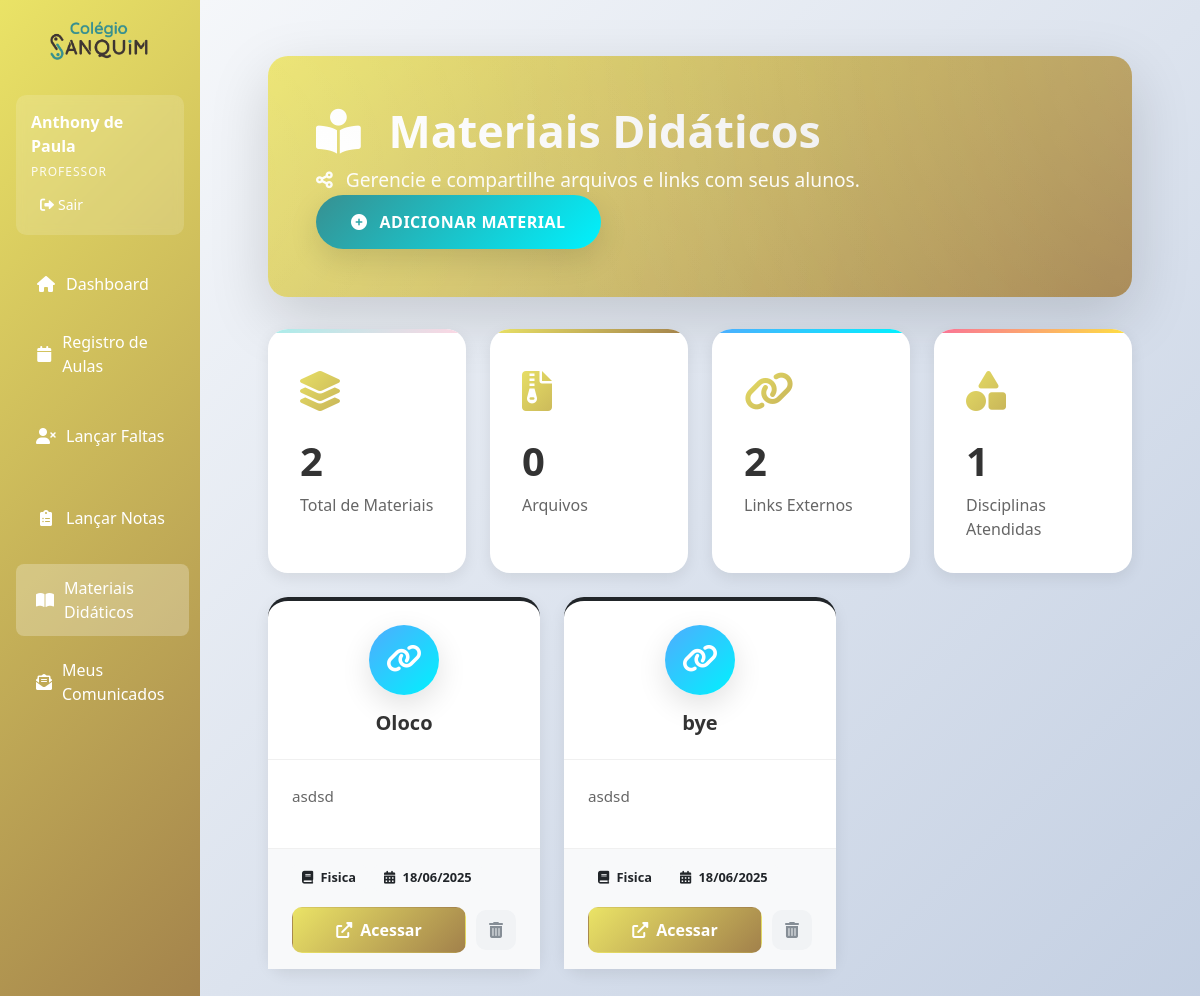
Before: /materiais (signed in) with the older database file.
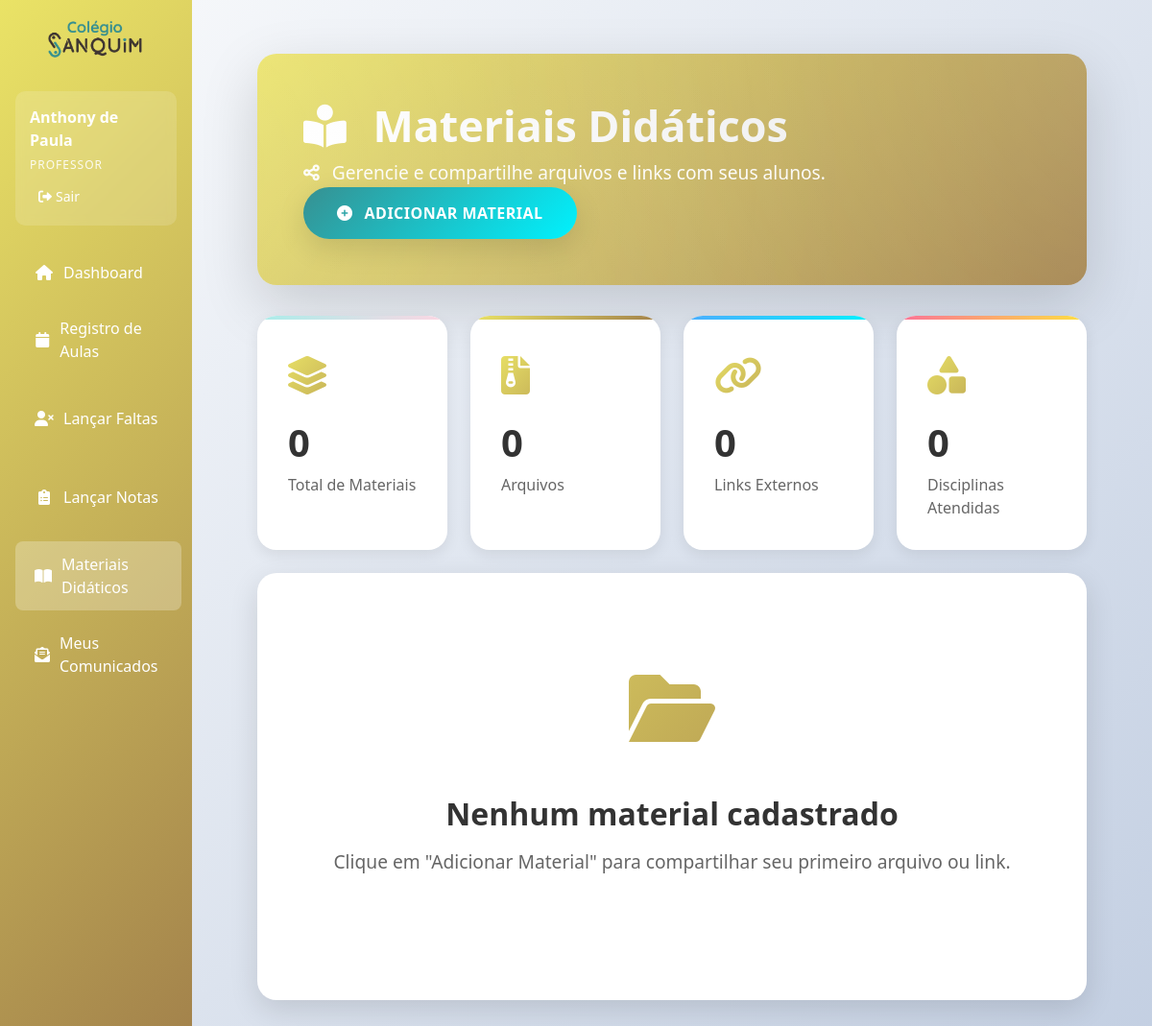
After: the same page with the newer database file.
### app.py (models this page shows, shortened)
class Material(db.Model):
    __tablename__ = 'material'
    id = db.Column(db.Integer, primary_key=True)
    titulo = db.Column(db.String(100), nullable=False)
    descricao = db.Column(db.Text)
    tipo = db.Column(db.String(20))  # 'arquivo', 'link', 'texto'
    caminho_arquivo = db.Column(db.String(255))
    url = db.Column(db.String(255))
    data_publicacao = db.Column(db.DateTime, default=datetime.utcnow)
    disciplina_id = db.Column(db.Integer, db.ForeignKey('disciplina.id'), nullable=False)
    professor_id = db.Column(db.Integer, db.ForeignKey('professor.id'), nullable=False)
    disciplina = db.relationship('Disciplina', backref='materiais')
    professor = db.relationship('Professor', backref='materiais')

class Disciplina(db.Model):
    __tablename__ = 'disciplina'
    id = db.Column(db.Integer, primary_key=True)
    nome = db.Column(db.String(100), nullable=False)
    codigo = db.Column(db.String(20), unique=True, nullable=False)
    carga_horaria = db.Column(db.Integer)
    descricao = db.Column(db.Text)
    categoria = db.Column(db.String(50), default='geral') # ex: exatas, humanas, biologicas, geral
    professor_id = db.Column(db.Integer, db.ForeignKey('professor.id'))
    turma_id = db.Column(db.Integer, db.ForeignKey('turma.id'))
    professor = db.relationship('Professor', backref='minhas_disciplinas')
    turma = db.relationship('Turma', backref='disciplinas_vinculadas')
    notas = db.relationship('Nota', back_populates='disciplina', cascade="all, delete-orphan")
    faltas = db.relationship('Falta', back_populates='disciplina_rel', cascade="all, delete-orphan")

### app.py (the view)
@app.route('/materiais')
@login_required
def listar_materiais():
    if session.get('user_tipo') == 'professor':
        materiais = Material.query.filter_by(professor_id=session.get('user_id')).all()
    else:
        flash('Acesso negado!', 'error')
        return redirect(url_for('index'))
    return render_template('materiais/listar.html', materiais=materiais)

### app.py (called while the page is built)
def login_required(f):
    @wraps(f)
    def decorated_function(*args, **kwargs):
        if 'user_id' not in session:
            return redirect(url_for('login'))
        return f(*args, **kwargs)
    return decorated_function

### templates/materiais/listar.html (shortened to what the changed rows need)
{% extends "base.html" %}
{% block content %}
<div class="main-container">
    <div class="header-section" style="background: var(--primary-gradient);">
        <div class="header-content d-flex justify-content-between align-items-center flex-wrap">
            <div class="mb-3 mb-md-0">
                <h1 class="page-title mb-2">
                    <i class="fas fa-book-reader me-3"></i>
                    Materiais Didáticos
                </h1>
            </div>
        </div>
    </div>
    <div class="stats-container mb-4">
        <div class="row g-4">
            <div class="col-lg-3 col-md-6">
                <div class="stat-card stat-info">
                    <div class="stat-content">
                        <h3>{{ materiais|length }}</h3>
                        <p>Total de Materiais</p>
                    </div>
                </div>
            </div>
            <div class="col-lg-3 col-md-6">
                <div class="stat-card stat-success">
                    <div class="stat-content">
                        <h3>{{ materiais|selectattr('tipo', 'equalto', 'link')|list|length }}</h3>
                        <p>Links Externos</p>
                    </div>
                </div>
            </div>
            <div class="col-lg-3 col-md-6">
                <div class="stat-card stat-warning">
                    <div class="stat-content">
                        <h3>{{ materiais|map(attribute='disciplina_id')|unique|list|length }}</h3>
                        <p>Disciplinas Atendidas</p>
                    </div>
                </div>
            </div>
        </div>
    </div>
    <div class="materiais-grid">
        {% if materiais %}
            <div class="row g-4">
            {% for material in materiais %}
                <div class="col-lg-4 col-md-6">
                    <div class="material-card">
                        <div class="material-card-header">
                            <div class="material-icon-wrapper tipo-{{ material.tipo }}">
                                <i class="fas
                                    {% if material.tipo == 'arquivo' %}fa-file-pdf
                                    {% elif material.tipo == 'link' %}fa-link
                                    {% else %}fa-file-alt{% endif %}"></i>
                            </div>
                            <h5 class="material-title">{{ material.titulo }}</h5>
                        </div>
                        <div class="material-card-body">
                            <p class="material-description">{{ material.descricao or 'Sem descrição.' }}</p>
                        </div>
                        <div class="material-card-footer">
                            <div class="material-meta">
                                <span class="badge bg-light text-dark"><i class="fas fa-book me-1"></i> {{ material.disciplina.nome }}</span>
                                <span class="badge bg-light text-dark"><i class="fas fa-calendar-alt me-1"></i> {{ material.data_publicacao.strftime('%d/%m/%Y') }}</span>
                            </div>
                            <div class="material-actions">
                                {% if material.tipo == 'arquivo' %}
                                <a href="{{ url_for('static', filename='uploads/' + material.caminho_arquivo) }}" class="btn btn-action-main" download>
                                    <i class="fas fa-download me-2"></i>Baixar
                                </a>
                                {% elif material.tipo == 'link' %}
                                <a href="{{ material.url }}" target="_blank" class="btn btn-action-main">
                                    <i class="fas fa-external-link-alt me-2"></i>Acessar
                                </a>
                                {% endif %}
                                <form method="POST" action="{{ url_for('deletar_material', id=material.id) }}"
                                      onsubmit="return confirm('Tem certeza que deseja excluir o material \'{{ material.titulo }}\'?');" class="d-inline">
                                    <button type="submit" class="btn btn-action-delete" title="Excluir Material">
                                        <i class="fas fa-trash-alt"></i>
                                    </button>
                                </form>
                            </div>
                        </div>
                    </div>
                </div>
            {% endfor %}
            </div>
        {% else %}
        <div class="main-card">
            <div class="empty-state">
                <div class="empty-animation"><div class="empty-icon"><i class="fas fa-folder-open"></i></div></div>
                <h5 class="empty-title">Nenhum material cadastrado</h5>
                <p class="empty-description">Clique em "Adicionar Material" para compartilhar seu primeiro arquivo ou link.</p>
            </div>
        </div>
        {% endif %}
    </div>
</div>
{% endblock %}

Changed rows visible on the page:
removed Material: titulo "Oloco", descricao "asdsd", disciplina.nome "Fisica", data_publicacao "18/06/2025"
removed Material: titulo "bye", descricao "asdsd", disciplina.nome "Fisica", data_publicacao "18/06/2025"
Other visible differences:
{{ materiais|length }}: "2" → "0"
{{ materiais|selectattr('tipo', 'equalto', 'link')|list|length }}: "2" → "0"
{{ materiais|map(attribute='disciplina_id')|unique|list|length }}: "1" → "0"
text now shown: "Nenhum material cadastrado Clique em \"Adicionar Material\" para compartilhar seu primeiro arquivo ou link."
